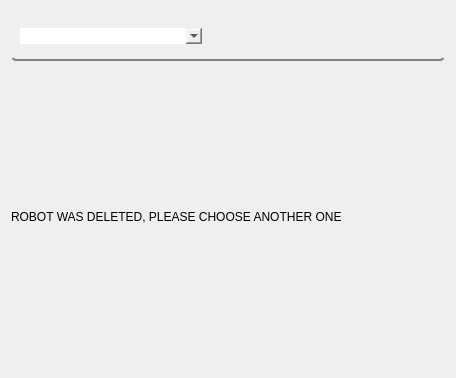
<?xml version="1.0" encoding="UTF-8"?>
<ui version="4.0">
 <class>Form</class>
 <widget class="QWidget" name="Form">
  <property name="geometry">
   <rect>
    <x>0</x>
    <y>0</y>
    <width>456</width>
    <height>378</height>
   </rect>
  </property>
  <property name="windowTitle">
   <string>Form</string>
  </property>
  <property name="styleSheet">
   <string notr="true">border:none</string>
  </property>
  <layout class="QVBoxLayout" name="verticalLayout">
   <item>
    <widget class="QGroupBox" name="groupBox">
     <property name="maximumSize">
      <size>
       <width>16777215</width>
       <height>50</height>
      </size>
     </property>
     <property name="styleSheet">
      <string notr="true"> QGroupBox {
 background-color: qlineargradient(x1: 0, y1: 0, x2: 0, y2: 1,
                                   stop: 0 #edb514, stop: 1 #ea4000);
 border-bottom: 2px solid gray;
 border-radius: 5px;
 margin-top: 0; /* leave space at the top for the title */
}</string>
     </property>
     <property name="title">
      <string/>
     </property>
     <layout class="QHBoxLayout" name="horizontalLayout_2">
      <item>
       <widget class="QComboBox" name="comboBox"/>
      </item>
      <item>
       <widget class="QWidget" name="widget" native="true"/>
      </item>
      <item>
       <widget class="QWidget" name="widget_2" native="true">
        <property name="minimumSize">
         <size>
          <width>15</width>
          <height>15</height>
         </size>
        </property>
        <property name="maximumSize">
         <size>
          <width>40</width>
          <height>40</height>
         </size>
        </property>
       </widget>
      </item>
     </layout>
    </widget>
   </item>
   <item>
    <widget class="QLabel" name="label">
     <property name="text">
      <string>ROBOT WAS DELETED, PLEASE CHOOSE ANOTHER ONE</string>
     </property>
    </widget>
   </item>
  </layout>
 </widget>
 <resources/>
 <connections/>
</ui>
